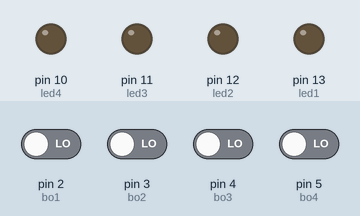
A sketch run on a simulated Arduino Uno, built with avr-gcc and run on an emulated ATmega328P. Parts: output pins drawn as LEDs (lit = HIGH). Dashed ring = blinking. Inputs (shaded band) come from the test bench; at power-on: pin 2 (bo1), pin 3 (bo2), pin 4 (bo3), pin 5 (bo4) LOW.

Above: at 1.8 s.
1.9 s: pin 2 (bo1) driven HIGH
At 2.3 s:
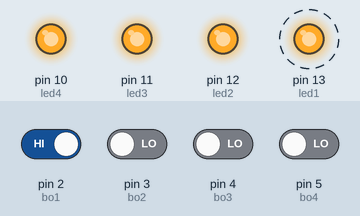
4.9 s: pin 2 (bo1) driven LOW
At 5.6 s:
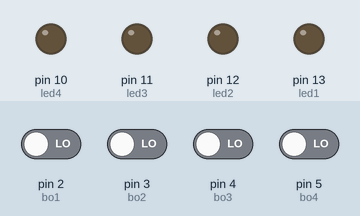
6.4 s: pin 3 (bo2) driven HIGH
At 6.7 s:
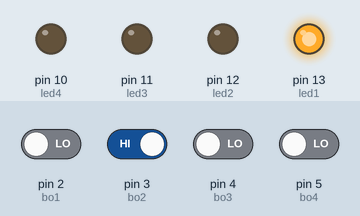
9.4 s: pin 3 (bo2) driven LOW
At 10.6 s:
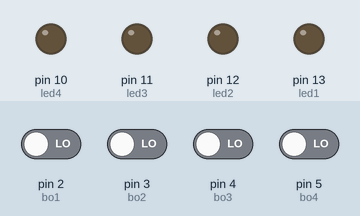
Timing chart, 0 to 11.9 s (numbered marks = the images above; inputs shaded):
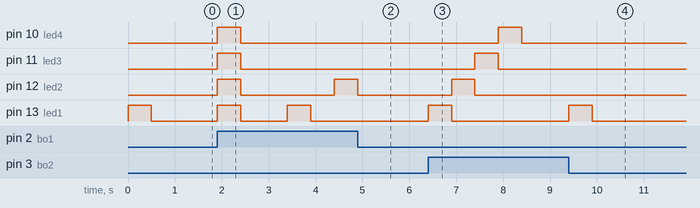

The sketch:

test_verification_bouttons.ino
```cpp
/*
Bug Possibles/Connus
- La led clignote toute seule (ce n'est pas parce-qu'il détecte le bouton comme étant appuyé: j'ai débranché le fil du bouton et la led continue à clignoter)
                               À Tester: Mettre un Serial.print(" "); en dessous de la détection bouton
*/
const int led1 = 13;//initialiser led1 dans le port 13
const int led2 = 12;
const int led3 = 11;
const int led4 = 10;

const int bo1 = 2;//initialiser bo1 dans le port 2
const int bo2 = 3;
const int bo3 = 4;
const int bo4 = 5;

int etatbo1;
int etatbo2;
int etatbo3;
int etatbo4;

int pans; //Player answer// comme ce ne sont pas des constantes, pas besoin de mettre un valeur précise au début
int cans; //Correct answer


void setup() {

  pinMode(led1, OUTPUT);//initialiser led1 comme OUTPUT
  pinMode(led2, OUTPUT);
  pinMode(led3, OUTPUT);
  pinMode(led4, OUTPUT);

  pinMode(bo1, INPUT);//initialiser bo1 comme INPUT
  pinMode(bo2, INPUT);
  pinMode(bo3, INPUT);
  pinMode(bo4, INPUT);

}

void loop() {//début loop
  seq1();//débuter void seq1
}//fin loop

void seq1() {


  digitalWrite(led1, HIGH);
  delay(500);
  digitalWrite(led1, LOW);
  delay(500);

  seq1_check();
}


void seq1_check() {

  etatbo1 = digitalRead(bo1);
  etatbo2 = digitalRead(bo2);
  etatbo3 = digitalRead(bo3);
  etatbo4 = digitalRead(bo4);

  if (etatbo1 == HIGH) {
    Serial.print("bo1 enfonce");
    pans = 1;
  }
  else if (etatbo2 == HIGH) {
    Serial.print("bo2 enfonce");
    pans = 2;
  }
  else if (etatbo3 == HIGH) {
   pans = 3;
  }
  else if (etatbo4 == HIGH) {
    pans = 4;
  }
  else {
    Serial.print("relache");
    pans = 0;
  }
   cans = 1;
  ans();
 }


void ans() {

  if (pans == cans) {
    digitalWrite(led1, HIGH);
    digitalWrite(led2, HIGH);
    digitalWrite(led3, HIGH);
    digitalWrite(led4, HIGH);
    delay(500);
    digitalWrite(led1, LOW);
    digitalWrite(led2, LOW);
    digitalWrite(led3, LOW);
    digitalWrite(led4, LOW);
    delay(1000);
    seq2();


  }

  else if (pans != cans && pans > 0) {
    digitalWrite(led1, HIGH);
    delay(500);
    digitalWrite(led1, LOW);
    digitalWrite(led2, HIGH);
    delay(500);
    digitalWrite(led2, LOW);
    digitalWrite(led3, HIGH);
    delay(500);
    digitalWrite(led3, LOW);
    digitalWrite(led4, HIGH);
    delay(500);
    digitalWrite(led4, LOW);
    delay(1000);
    loop();

  }

  else {
    digitalWrite(led1, LOW);
    digitalWrite(led2, LOW);
    seq1_check();
  }

 }

void seq2() {

  digitalWrite(led1, HIGH);
  delay(500);
  digitalWrite(led1, LOW);
  delay(500);
  digitalWrite(led2, HIGH);
  delay(500);
  digitalWrite(led2, LOW);
  delay(500);
  seq2_1_check();

}

void seq2_1_check() {

  etatbo1 = digitalRead(bo1);
  etatbo2 = digitalRead(bo2);
  etatbo3 = digitalRead(bo3);
  etatbo4 = digitalRead(bo4);

  if (etatbo1 == HIGH) {
    Serial.print("bo1 enfonce");
    pans = 1;
  }
  else if (etatbo2 == HIGH) {
    Serial.print("bo2 enfonce");
    pans = 2;
  }
  else if (etatbo3 == HIGH) {
   pans = 3;
  }
  else if (etatbo4 == HIGH) {
    pans = 4;
  }
  else {
    Serial.print("relache");
    pans = 0;
  }
   cans = 1;
  ans2_1();

}

void ans2_1() {

  if (pans == cans) {

    seq2_2_check();


  }

  else if (pans != cans && pans > 0) {
    digitalWrite(led1, HIGH);
    delay(500);
    digitalWrite(led1, LOW);
    digitalWrite(led2, HIGH);
    delay(500);
    digitalWrite(led2, LOW);
    digitalWrite(led3, HIGH);
    delay(500);
    digitalWrite(led3, LOW);
    digitalWrite(led4, HIGH);
    delay(500);
    digitalWrite(led4, LOW);
    delay(1000);
    loop();

  }

  else {
    digitalWrite(led1, LOW);
    digitalWrite(led2, LOW);
    seq2_1_check();
  }

}

void seq2_2_check() {

  etatbo1 = digitalRead(bo1);
  etatbo2 = digitalRead(bo2);
  etatbo3 = digitalRead(bo3);
  etatbo4 = digitalRead(bo4);

  if (etatbo1 == HIGH) {
    Serial.print("bo1 enfonce");
    pans = 1;
  }
  else if (etatbo2 == HIGH) {
    Serial.print("bo2 enfonce");
    pans = 2;
  }
  else if (etatbo3 == HIGH) {
   pans = 3;
  }
  else if (etatbo4 == HIGH) {
    pans = 4;
  }
  else {
    Serial.print("relache");
    pans = 0;
  }
   cans = 2;
  ans2_2();

}

void ans2_2() {

  if (pans == cans) {
    digitalWrite(led1, HIGH);
    digitalWrite(led2, HIGH);
    digitalWrite(led3, HIGH);
    digitalWrite(led4, HIGH);
    delay(500);
    digitalWrite(led1, LOW);
    digitalWrite(led2, LOW);
    digitalWrite(led3, LOW);
    digitalWrite(led4, LOW);
    delay(1000);
    loop();


  }

  else if (pans != cans && pans > 0) {
    digitalWrite(led1, HIGH);
    delay(500);
    digitalWrite(led1, LOW);
    digitalWrite(led2, HIGH);
    delay(500);
    digitalWrite(led2, LOW);
    digitalWrite(led3, HIGH);
    delay(500);
    digitalWrite(led3, LOW);
    digitalWrite(led4, HIGH);
    delay(500);
    digitalWrite(led4, LOW);
    delay(1000);
    loop();

  }

  else {
    digitalWrite(led1, LOW);
    digitalWrite(led2, LOW);
    seq2_2_check();
  }


}

void seq3() {
  digitalWrite(led1, HIGH);
  delay(500);
  digitalWrite(led1, LOW);
  delay(500);
  digitalWrite(led2, HIGH);
  delay(500);
  digitalWrite(led2, LOW);
  delay(500);
  digitalWrite(led4, HIGH);
  delay(500);
  digitalWrite(led4, LOW);
  delay(500);

  seq3_1_check();
}
void seq3_1_check() {
  etatbo1 = digitalRead(bo1);
  etatbo2 = digitalRead(bo2);
  etatbo3 = digitalRead(bo3);
  etatbo4 = digitalRead(bo4);

  if (etatbo1 == HIGH) {
    Serial.print("bo1 enfonce");
    pans = 1;
  }
  else if (etatbo2 == HIGH) {
    Serial.print("bo2 enfonce");
    pans = 2;
  }
  else if (etatbo3 == HIGH) {
   pans = 3;
  }
  else if (etatbo4 == HIGH) {
    pans = 4;
  }
  else {
    Serial.print("relache");
    pans = 0;
  }
   cans = 1;
  ans3_1();
}
void ans3_1() {
  if (pans == cans) {

    seq3_2_check();


  }

  else if (pans != cans && pans > 0) {
    digitalWrite(led1, HIGH);
    delay(500);
    digitalWrite(led1, LOW);
    digitalWrite(led2, HIGH);
    delay(500);
    digitalWrite(led2, LOW);
    digitalWrite(led3, HIGH);
    delay(500);
    digitalWrite(led3, LOW);
    digitalWrite(led4, HIGH);
    delay(500);
    digitalWrite(led4, LOW);
    delay(1000);
    loop();

  }

  else {
    digitalWrite(led1, LOW);
    digitalWrite(led2, LOW);
    seq3_1_check();
  }
}
void seq3_2_check() {
  etatbo1 = digitalRead(bo1);
  etatbo2 = digitalRead(bo2);
  etatbo3 = digitalRead(bo3);
  etatbo4 = digitalRead(bo4);

  if (etatbo1 == HIGH) {
    Serial.print("bo1 enfonce");
    pans = 1;
  }
  else if (etatbo2 == HIGH) {
    Serial.print("bo2 enfonce");
    pans = 2;
  }
  else if (etatbo3 == HIGH) {
   pans = 3;
  }
  else if (etatbo4 == HIGH) {
    pans = 4;
  }
  else {
    Serial.print("relache");
    pans = 0;
  }
   cans = 2;
  ans3_2();
}

void ans3_2() {


  if (pans == cans) {

    seq3_3_check();


  }

  else if (pans != cans && pans > 0) {
    digitalWrite(led1, HIGH);
    delay(500);
    digitalWrite(led1, LOW);
    digitalWrite(led2, HIGH);
    delay(500);
    digitalWrite(led2, LOW);
    digitalWrite(led3, HIGH);
    delay(500);
    digitalWrite(led3, LOW);
    digitalWrite(led4, HIGH);
    delay(500);
    digitalWrite(led4, LOW);
    delay(1000);
    loop();

  }

  else {
    digitalWrite(led1, LOW);
    digitalWrite(led2, LOW);
    seq3_2_check();
  }
}
void seq3_3_check() {
  etatbo1 = digitalRead(bo1);
  etatbo2 = digitalRead(bo2);
  etatbo3 = digitalRead(bo3);
  etatbo4 = digitalRead(bo4);

  if (etatbo1 == HIGH) {
    Serial.print("bo1 enfonce");
    pans = 1;
  }
  else if (etatbo2 == HIGH) {
    Serial.print("bo2 enfonce");
    pans = 2;
  }
  else if (etatbo3 == HIGH) {
   pans = 3;
  }
  else if (etatbo4 == HIGH) {
    pans = 4;
  }
  else {
    Serial.print("relache");
    pans = 0;
  }
   cans = 4;
  ans3_3();
}
void ans3_3() {
  if (pans == cans) {
    digitalWrite(led1, HIGH);
    digitalWrite(led2, HIGH);
    digitalWrite(led3, HIGH);
    digitalWrite(led4, HIGH);
    delay(500);
    digitalWrite(led1, LOW);
    digitalWrite(led2, LOW);
    digitalWrite(led3, LOW);
    digitalWrite(led4, LOW);
    delay(1000);
    loop();


  }

  else if (pans != cans && pans > 0) {
    digitalWrite(led1, HIGH);
    delay(500);
    digitalWrite(led1, LOW);
    digitalWrite(led2, HIGH);
    delay(500);
    digitalWrite(led2, LOW);
    digitalWrite(led3, HIGH);
    delay(500);
    digitalWrite(led3, LOW);
    digitalWrite(led4, HIGH);
    delay(500);
    digitalWrite(led4, LOW);
    delay(1000);
    loop();

  }

  else {
    digitalWrite(led1, LOW);
    digitalWrite(led2, LOW);
    seq3_3_check();
  }
}
```

Measured:
- after the input at 1.9 s, pin 10 (led4), pin 11 (led3): LOW → HIGH at once, → LOW 0.50 s later; pin 12 (led2): LOW → HIGH at once, → LOW 0.50 s later, → HIGH 2.0 s later; pin 13 (led1): alternates HIGH for 0.50 s and LOW for 1.0 s, starting at once
- after the input at 4.9 s, pin 12 (led2): goes on until 4.9 s, then stays LOW; pin 13 (led1): stays LOW (without the input it goes to HIGH after 0.50 s)
- after the input at 6.4 s, pin 10 (led4): LOW → HIGH after 1.5 s, → LOW 0.50 s later; pin 11 (led3): LOW → HIGH after 1.0 s, → LOW 0.50 s later; pin 12 (led2): LOW → HIGH after 0.50 s, → LOW 0.50 s later; pin 13 (led1): LOW → HIGH at once, → LOW 0.50 s later
- after the input at 9.4 s, pin 11 (led3): stays LOW (without the input it goes to HIGH after 2.0 s); pin 12 (led2): stays LOW (without the input it goes to HIGH after 1.5 s); pin 13 (led1): goes on until 9.9 s, then stays LOW
